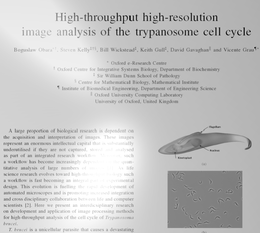
%> input picture im/text.png, 260 x 233 px, shrunk from 1006 x 902 before the run
$ octave local_threshold2d_test.m   (GNU Octave 9; MATLAB toolbox functions it lacks are replaced by stand-ins)
%> lines starting %> are read from the running program, lines starting %| are printed output that depends on the picture; in (x1, y1, x2, y2) boxes, pixels count from 0 and x2, y2 are one past the last pixel; in counts of white or black regions, pixels touching at a corner belong together; the program's own positions count from 1
%> further down, im is the input picture: size 233x260 uint8; min 22, max 255, mean 196.7
### lib/mean_threshold2d.m
function th = mean_threshold2d(im,n,c)
%> called with n = 45, c = 0
%%  mean_threshold2d - Mean's threshold algorithm
%
%   REFERENCE:
%       B. Obara, M. Roberts, J. Armitage, and V. Grau.
%       Bioimage informatics approach for bacterial cells identification
%       in Differential Interference Contrast microscopy images,
%       BMC Bioinformatics, 14, 134, 2013
%
%   INPUT:
%       im      - input image
%       n       - window size, 15
%       c       - constant value, 0
%
%   OUTPUT:
%       th      - output image
%
%   AUTHOR:
%       Boguslaw Obara

%% setup - fill in unset optional values
switch nargin
    case 1
        n = 15;
        c = 0;
    case 2
        c = 0;
end

%% convert image to gray scale
im = double(im2uint8(im));
%> im: size 233x260 double

%% kernel
se = strel('disk',n);
h = double(getnhood(se));

%% local mean
% m = sum(x)/n
m  = imfilter(im,h,'symmetric') / sum(h(:));

%% level
level = m - c ;

%% threshold
th = im > level;
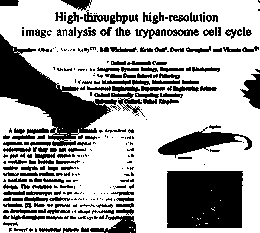
%> th: size 233x260 logical; 67.8% white; 300 black regions (162 under 20 px), largest, box (x1, y1, x2, y2) and area: (0, 34, 117, 146) 4595, (167, 171, 243, 228) 4263, (158, 127, 252, 158) 1137

end

### lib/median_threshold2d.m
function th = median_threshold2d(im,n,c)
%> called with n = 45, c = 0
%%  median_threshold2d - Median's threshold algorithm
%
%   REFERENCE:
%       B. Obara, M. Roberts, J. Armitage, and V. Grau.
%       Bioimage informatics approach for bacterial cells identification
%       in Differential Interference Contrast microscopy images,
%       BMC Bioinformatics, 14, 134, 2013
%
%   INPUT:
%       im      - input image
%       n       - window size, 15
%       c       - constant value, 0
%
%   OUTPUT:
%       th      - output image
%
%   AUTHOR:
%       Boguslaw Obara

%% setup - fill in unset optional values
switch nargin
    case 1
        n = 15;
        c = 0;
    case 2
        c = 0;
end

%% convert image to gray scale
im = double(im2uint8(im));

%% Kernel
se = strel('disk',n);
h = double(getnhood(se));

%% local median
m  = ordfilt2(im,median(1:sum(h(:))),h,'symmetric');

%% level
level = m - c ;

%% threshold
th = im > level;
%> th: size 233x260 logical; 53.3% white; 303 black regions (197 under 20 px), largest, box (x1, y1, x2, y2) and area: (0, 26, 159, 141) 5801, (158, 0, 260, 218) 5626, (0, 0, 222, 52) 4486

end

### lib/mid_grey_threshold2d.m
function th = mid_grey_threshold2d(im,n,c)
%> called with n = 45, c = 0
%%  mid_grey_threshold2d - MidGrey's threshold algorithm
%
%   REFERENCE:
%       B. Obara, M. Roberts, J. Armitage, and V. Grau.
%       Bioimage informatics approach for bacterial cells identification
%       in Differential Interference Contrast microscopy images,
%       BMC Bioinformatics, 14, 134, 2013
%
%   INPUT:
%       im      - input image
%       n       - window size, 15
%       c       - constant value, 0
%
%   OUTPUT:
%       th      - output image
%
%   AUTHOR:
%       Boguslaw Obara

%% setup - fill in unset optional values
switch nargin
    case 1
        n = 15;
        c = 0;
    case 2
        c = 0;
end

%% convert image to gray scale image
im = double(im2uint8(im));

%% kernel
h = strel('disk',n);

%% local min
lmin = imerode(im,h);
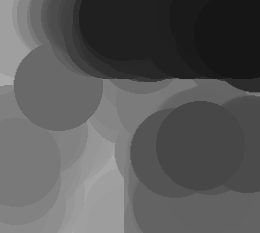
%> lmin: size 233x260 double; min 22, max 173, mean 90.1

%% local max
lmax = imdilate(im,h);

%% level
level = (lmin + lmax)/2 - c ;

%% threshold
th = im > level;
%> th: size 233x260 logical; 86.4% white; 401 black regions (365 under 20 px), largest, box (x1, y1, x2, y2) and area: (167, 171, 242, 228) 4181, (158, 131, 232, 155) 805, (135, 93, 158, 98) 70

end

### lib/niblack_threshold2d.m
function th = niblack_threshold2d(im,n,k)
%> called with n = 45, k = -0.2
%%  niblack_threshold2d - Niblack's threshold algorithm
%
%   REFERENCE:
%       W. Niblack, An introduction to digitall image processing,
%       Prentice-Hall, Englewood Cliffs, NJ, 1986
%
%       B. Obara, M. Roberts, J. Armitage, and V. Grau.
%       Bioimage informatics approach for bacterial cells identification
%       in Differential Interference Contrast microscopy images,
%       BMC Bioinformatics, 14, 134, 2013
%
%   INPUT:
%       im      - input image
%       n       - window size, 15
%       k       - weight value, normally in [-1,0], -0.2
%
%   OUTPUT:
%       th      - output image
%
%   HELP:
%       k > 0 - for images with white foreground objects
%       k < 0 - for images with black foreground
%
%   AUTHOR:
%       Boguslaw Obara

%% setup - fill in unset optional values
switch nargin
    case 1
        n = 15;
        k = -0.2;
    case 2
        k = -0.2;
end
%% convert image to gray scale
im = double(im2uint8(im));

%% kernel
se = strel('disk',n);
h = double(getnhood(se));

%% local mean
% m = sum(x)/n
m  = imfilter(im,h,'symmetric') / sum(h(:));

%% local lariance
% v = sum(x-m)^2/n = sum(x^2-2xm+m^2)/n = (sum(x^2)-2msum(x)+m^2)/n =
%   = (sum(x^2)-2m^2+m^2)/n = sum(x^2)/n-m^2
% v  = imfilter(im.^2,h,'symmetric') / numel(h) - m.^2;
v  = imfilter(im.^2,h,'symmetric') / sum(h(:)) - m.^2;
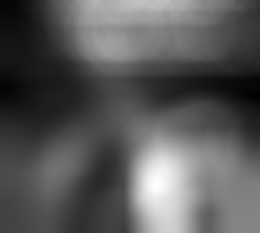
%> v: size 233x260 double; min 5.45, max 1557.8, mean 551.3; drawn with min black and max white

%% local std
s = sqrt(v);
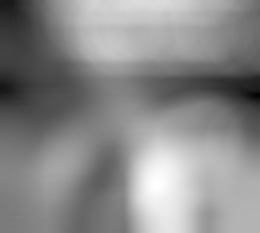
%> s: size 233x260 double; min 2.33, max 39.47, mean 22.4; drawn with min black and max white

%% level
level = m + k * s;

%% threshold
th = im > level;
%> th: size 233x260 logical; 73.6% white; 323 black regions (186 under 20 px), largest, box (x1, y1, x2, y2) and area: (167, 171, 242, 228) 4167, (0, 38, 93, 134) 2808, (158, 127, 252, 158) 1105

end

### lib/bernsen_threshold2d.m
function th = bernsen_threshold2d(im,n,c)
%> called with n = 45, c = 45
%%  bernsen_threshold2d - Bernsen's threshold algorithm
%
%   REFERENCE:
%       M. Sezgin and B. Sankur,
%       Survey over image thresholding techniques
%       and quantitative performance evaluation,
%       Journal of Electronic Imaging, 13, 1, 146-165, 2004
%
%       B. Obara, M. Roberts, J. Armitage, and V. Grau.
%       Bioimage informatics approach for bacterial cells identification
%       in Differential Interference Contrast microscopy images,
%       BMC Bioinformatics, 14, 134, 2013
%
%   INPUT:
%       im      - input image
%       n       - window size, 31
%       c       - constant threshold value, 15
%
%   OUTPUT:
%       th      - output image
%
%   AUTHOR:
%       Boguslaw Obara

%% setup - fill in unset optional values.
switch nargin
    case 1
        n = 31;
        c = 15;
    case 2
        c = 15;
end

%% convert image to gray scale
im = double(im2uint8(im));

%% kernel
h = strel('disk',n);

%% local min
lmin = imerode(im,h);

%% local max
lmax = imdilate(im,h);

%% local contrast
lc = lmax - lmin;
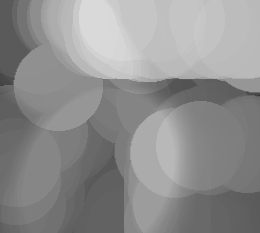
%> lc: size 233x260 double; min 45, max 217, mean 143.1

%% middle gray
mg = (lmin + lmax)/2;

%% if by indexing
ix1 = lc < c;
%> ix1: size 233x260 logical; every value is 0
ix2 = lc >= c;
%> ix2: size 233x260 logical; every value is 1

%% threshold
th = zeros(size(im))==1;
th(ix1) = mg(ix1) >= 128;
th(ix2) = im(ix2) >= mg(ix2);
%> th: size 233x260 logical; 86.5% white; 399 black regions (366 under 20 px), largest, box (x1, y1, x2, y2) and area: (167, 171, 242, 228) 4177, (158, 131, 232, 155) 797, (135, 93, 158, 98) 69

end

### lib/sauvola_threshold2d.m
function imth = sauvola_threshold2d(im,n,k,R)
%> called with n = 45, k = 0.5, R = 128
%%  sauvola_threshold2d - Sauvola's threshold algorithm
%
%   REFERENCE:
%       J. Sauvola and M. Pietikainen,
%       Adaptive document image binarization,
%       Pattern Recognition, 33, 2, 225-236, 2000
%
%       B. Obara, M. Roberts, J. Armitage, and V. Grau.
%       Bioimage informatics approach for bacterial cells identification
%       in Differential Interference Contrast microscopy images,
%       BMC Bioinformatics, 14, 134, 2013
%
%   INPUT:
%       im      - input image
%       n       - window size, 10-20
%       k       - weight value, normally is a positive number in [0,1], 0.5
%       R       - dynamic range of the standard deviation, normally is 128
%
%   OUTPUT:
%       th      - output image
%
%   AUTHOR:
%       Boguslaw Obara

%% setup - fill in unset optional values.
switch nargin
    case 1
        n = 15;
        k = 0.5;
        R = 128;
    case 2
        k = 0.5;
        R = 128;
    case 3
        R = 128;
end
%% convert image to gray scale
im = double(im2uint8(im));

%% kernel
se = strel('disk',n);
h = double(getnhood(se));

%% local mean
% m = sum(x)/n
m  = imfilter(im,h,'symmetric') / sum(h(:));

%% local variance
% v = sum(x-m)^2/n = sum(x^2-2xm+m^2)/n = (sum(x^2)-2msum(x)+m^2)/n =
%   = (sum(x^2)-2m^2+m^2)/n = sum(x^2)/n-m^2
v  = imfilter(im.^2,h,'symmetric') / sum(h(:)) - m.^2;
%% local std
s = sqrt(v);

%% level
level = m .* (1.0 + k * (s / R - 1.0));
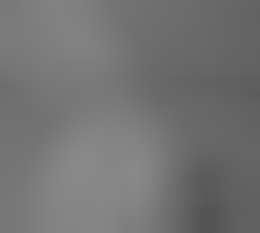
%> level: size 233x260 double; min 84.03, max 138, mean 115.3

%% threshold
imth = im > level;
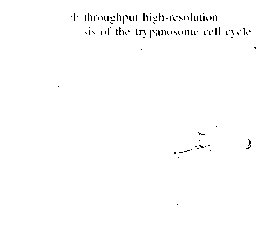
%> imth: size 233x260 logical; 99.1% white; black in thin lines or dots, all inside (x1, y1, x2, y2) = (58, 13, 256, 205)

end

### local_threshold2d_test.m
%% clear
clc; clear all; close all;

%% path
addpath('./lib')

%% load image
im = imread('./im/text.png');

%% local thresholding
n = 45;

c = 0;
imth1 = mean_threshold2d(im,n,c);

c = 0;
imth2 = median_threshold2d(im,n,c);

c = 0;
imth3 = mid_grey_threshold2d(im,n,c);

k = -0.2;
imth4 = niblack_threshold2d(im,n,k);

c = n;
imth5 = bernsen_threshold2d(im,n,c);

k = 0.5; R = 128;
imth6 = sauvola_threshold2d(im,n,k,R);

%% plot
figure,
imagesc(im); title('Input'); colormap gray;
set(gca,'ytick',[]); set(gca,'xtick',[]); axis image; axis tight;

figure,
subplot(2,3,1), imagesc(imth1); title('Mean'); colormap gray;
set(gca,'ytick',[]); set(gca,'xtick',[]); axis image; axis tight;

subplot(2,3,2), imagesc(imth2); title('Median'); colormap gray;
set(gca,'ytick',[]); set(gca,'xtick',[]); axis image; axis tight;

subplot(2,3,3), imagesc(imth3); title('MidGrey'); colormap gray;
set(gca,'ytick',[]); set(gca,'xtick',[]); axis image; axis tight;

subplot(2,3,4), imagesc(imth4); title('Niblack'); colormap gray;
set(gca,'ytick',[]); set(gca,'xtick',[]); axis image; axis tight;

subplot(2,3,5), imagesc(imth5); title('Bernsen'); colormap gray;
set(gca,'ytick',[]); set(gca,'xtick',[]); axis image; axis tight;

subplot(2,3,6), imagesc(imth6); title('Sauvola'); colormap gray;
set(gca,'ytick',[]); set(gca,'xtick',[]); axis image; axis tight;
